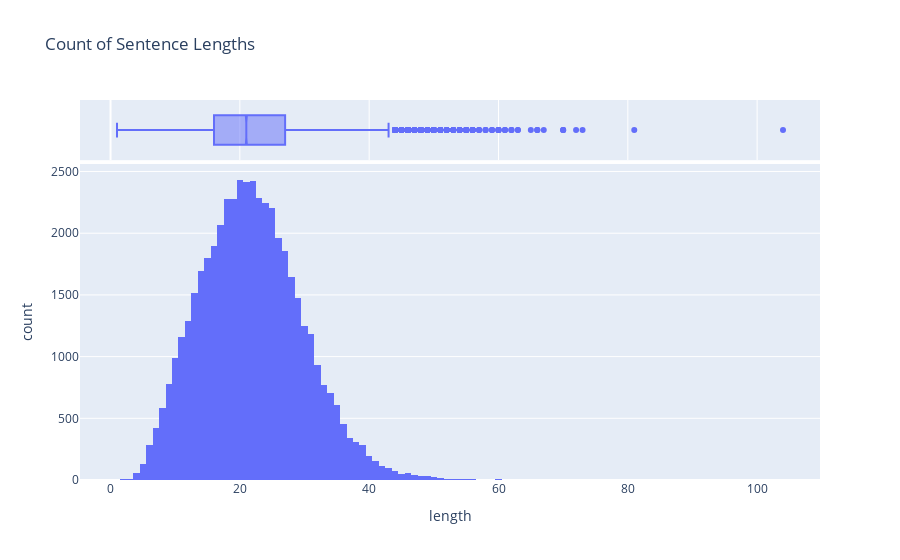

Write notebook code for a chart like this one.
### Code cell
fig1 = px.histogram(table2,x="length",marginal='box',title="Count of Sentence Lengths")
fig1.show()

### Figure 1 — Plotly figure (JSON) as saved in the notebook; plotly's stock layout.template omitted (floating-point values rounded to 4 significant figures; data arrays with more than 128 entries replaced by an {"elided": "..."} marker saying what was removed)
{"data": [{"alignmentgroup": "True", "bingroup": "x", "hovertemplate": "length=%{x}<br>count=%{y}<extra></extra>", "legendgroup": "", "marker": {"color": "#636efa"}, "name": "", "offsetgroup": "", "orientation": "v", "showlegend": false, "type": "histogram", "x": {"elided": "47959 int values"}, "xaxis": "x", "yaxis": "y"}, {"alignmentgroup": "True", "hovertemplate": "length=%{x}<extra></extra>", "legendgroup": "", "marker": {"color": "#636efa"}, "name": "", "notched": true, "offsetgroup": "", "showlegend": false, "type": "box", "x": {"elided": "47959 int values"}, "xaxis": "x2", "yaxis": "y2"}], "layout": {"barmode": "relative", "legend": {"tracegroupgap": 0}, "title": {"text": "Count of Sentence Lengths"}, "xaxis": {"anchor": "y", "domain": [0, 1], "title": {"text": "length"}}, "xaxis2": {"anchor": "y2", "domain": [0, 1], "matches": "x", "showgrid": true, "showticklabels": false}, "yaxis": {"anchor": "x", "domain": [0, 0.8316], "title": {"text": "count"}}, "yaxis2": {"anchor": "x2", "domain": [0.8416, 1], "matches": "y2", "showgrid": false, "showline": false, "showticklabels": false, "ticks": ""}}}
